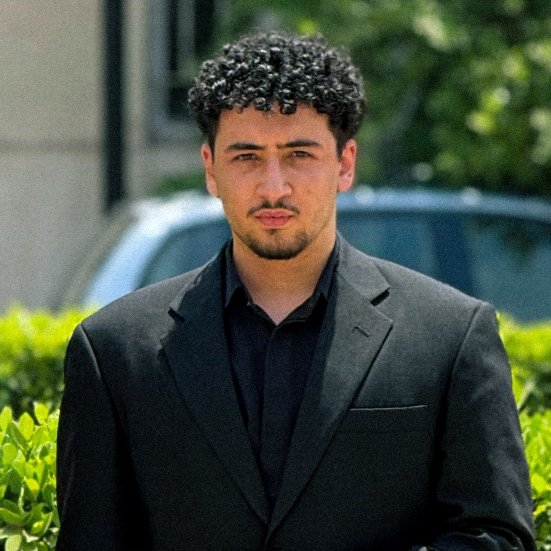
#> input picture images/profile.jpg, 1102 x 1102 px, found by its file name (shown at 1/2 size)
$ python dither.py
#> lines starting #> are read from the running program, lines starting #| are printed output that depends on the picture
from PIL import Image

def dither_image(input_path, output_path):
    try:
        # Open the image
        img = Image.open(input_path)
#> img is the input picture: PIL image 1102x1102 RGB; mean R, G, B 68.8, 77.8, 63

        # Resize slightly if it's too large to make the dithering dots more visible
        # (Pixelated effect looks better if the base image has lower resolution)
        max_size = (400, 400)
        img.thumbnail(max_size, Image.Resampling.LANCZOS)
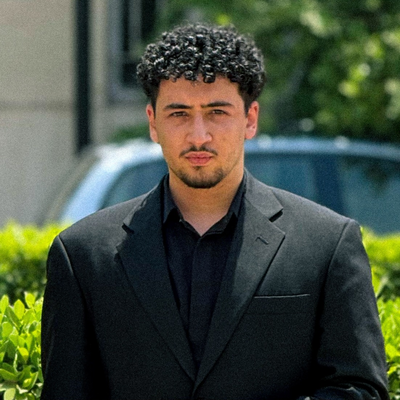
#> img: PIL image 400x400 RGB; mean R, G, B 68.9, 77.8, 63

        # Convert to grayscale
        img = img.convert("L")
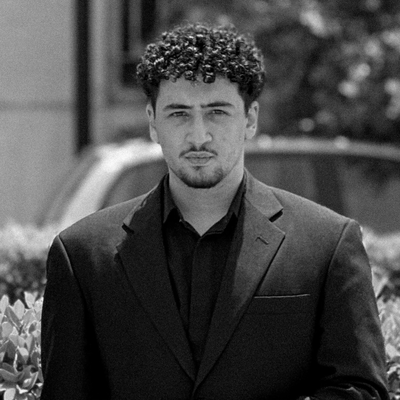
#> img: PIL image 400x400 L; min 0, max 249, mean 73.5

        # Convert to 1-bit pixels, black and white, with Floyd-Steinberg dithering
        img = img.convert("1", dither=Image.FLOYDSTEINBERG)
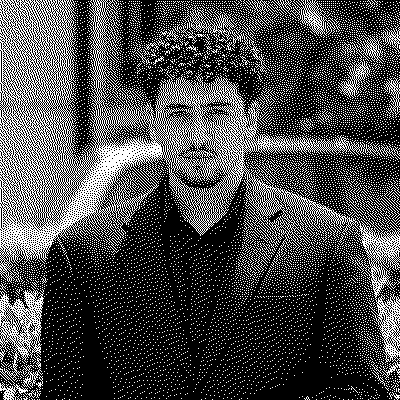
#> img: PIL image 400x400 1; 28.7% white in thin lines or dots

        # Convert back to RGBA to make black transparent
        img = img.convert("RGBA")
#> img: PIL image 400x400 RGBA
        datas = img.getdata()

        newData = []
        for item in datas:
            # item is (R, G, B, A). In "1" converted to "RGBA", B&W is (0,0,0,255) and (255,255,255,255)
            if item[0] == 0:
                newData.append((0, 0, 0, 0)) # transparent black
            else:
                newData.append((255, 255, 255, 200)) # slightly transparent white for the dots
#> this loop made 160000 passes
#> item on passes 1 to 3: (255, 255, 255, 255), (0, 0, 0, 255), (255, 255, 255, 255)
#> after the loop, newData = 160000 items

        img.putdata(newData)

        # Save the result
        img.save(output_path, "PNG")
        print(f"Successfully dithered and saved to {output_path}")
    except Exception as e:
        print(f"Error: {e}")

dither_image(r"c:\Users\moham\Codes\Git\muhammadhasanfarouk.github.io\images\profile.jpg", r"c:\Users\moham\Codes\Git\muhammadhasanfarouk.github.io\images\profile_dithered.png")

$ run again, with images/infn_school.png saved as images/profile.jpg
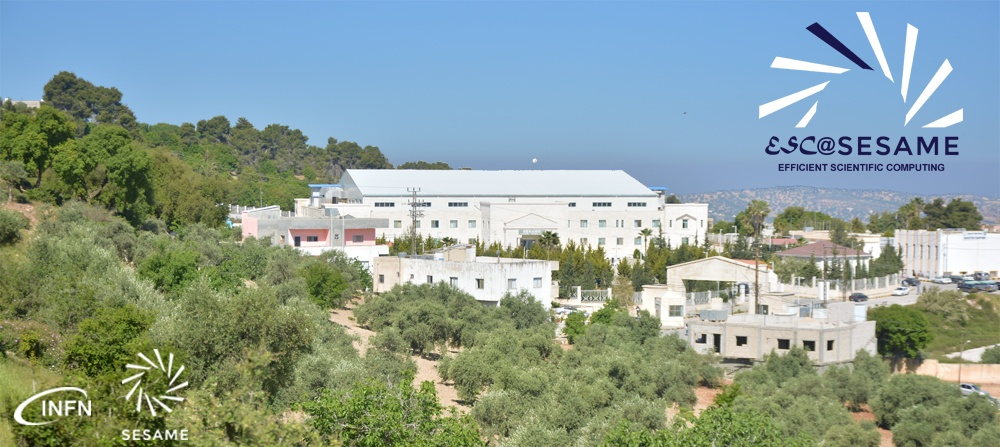
#> input picture images/infn_school.png, 1000 x 447 px, found by its file name
#> in dither_image, img is the input picture: PIL image 1000x447 RGB; mean R, G, B 138.9, 157.6, 149.9
#> in dither_image, `img = img.convert("L")`:
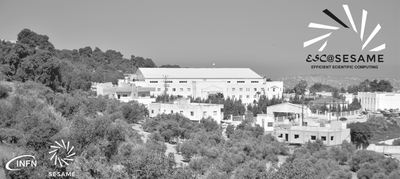
#> img: PIL image 400x179 L; min 11, max 255, mean 151.1
#> in dither_image, `img = img.convert("1", dither=Image.FLOYDSTEINBERG)`:
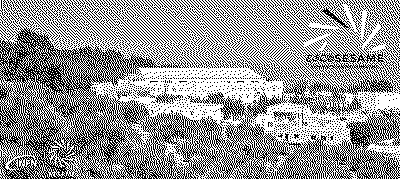
#> img: PIL image 400x179 1; 59.3% white; black in thin lines or dots
#> the loop in dither_image, `for item in datas: # item is (R, G, B, A). In "1" converted to "RGBA",..` made 71600 passes
#> item on passes 1 to 3: (255, 255, 255, 255), (0, 0, 0, 255), (255, 255, 255, 255)
#> after the loop in dither_image, `for item in datas:`: newData = 71600 items
